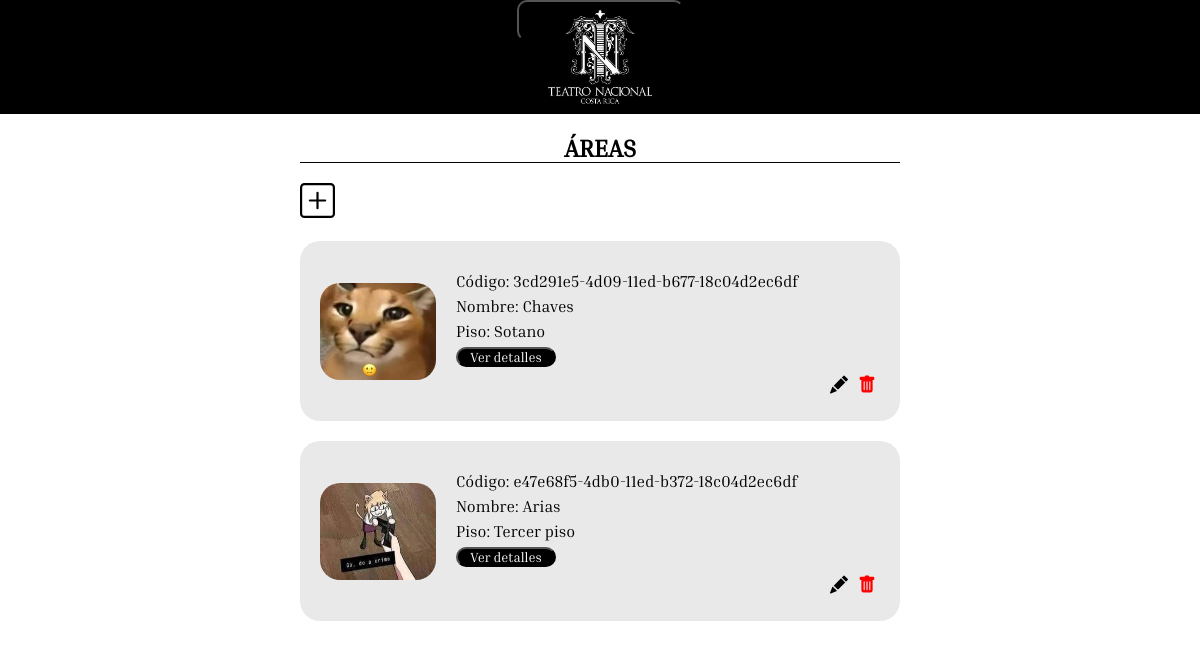
The app's page /menuAdmin/listaAreas/ with its own data.
### modelo/models.py (models this page shows, shortened)
class Parte(models.Model):
    nombre = models.CharField(max_length=100)
    codigo = models.CharField(max_length=100, default=uuid.uuid1, editable=False, unique=True, )
    ubicacion = models.CharField(max_length=100)
    descripcion = models.TextField()
    imagen1 = models.ImageField(null=True, blank=True, upload_to='images/')
    imagen2 = models.ImageField(null=True, blank=True, upload_to='images/')
    imagen3 = models.ImageField(null=True, blank=True, upload_to='images/')
    class Meta:
        abstract = True

class Area(Parte):
    dimensiones = models.CharField(max_length=100)
    listaElementos = models.ManyToManyField(Elemento, blank=True, null=True)

### modelo/views.py (the view)
# urls.py: path('menuAdmin/listaAreas/', views.listAreas, name='listAreas'),
def listAreas(request):
    areas = Area.objects.all()
    return render(request, 'listaAreas.html', { 'areas' : areas })

### modelo/templates/listaAreas.html (shortened to what this page needs)
{% extends 'baseAdmin.html' %}
{% block content %}
{% load static %}
<div class="tituloLista">
    <h2>ÁREAS</h2>
</div>
<form action="agregarArea/">
    <div id="agregarbotonContainer">
        <button id="agregarBoton">
        </button>
    </div>
</form>
<div id="listaGeneralContainer">
    {% for area in areas %}
    <div class="cardEstandar" action="elementoInfoAdmin">
        <div class="cardImg">
            <image class="imageList" src={{area.imagen1.url}} alt="imagen des teatro nacional">
        </div>
        <div class="cardInfo">
            <div class="filaCard"><span>Código: {{area.codigo}}</span></div>
            <div class="filaCard"><span>Nombre: {{area.nombre}}</span></div>
            <div class="filaCard"><span>Piso: {{area.ubicacion}}</span></div>
            <div class="filaCard">
                <form action="areasInfoAdmin/{{area.id}}" method="post">
                    <button class="botonEstandar btnListasCard">Ver detalles</button>
                </form>
            </div>
            <div class="filaCard fila_rowR">
                <form action="deleteArea/{{area.id}}" method="post">
                    <button class="botonCard botonesColor">
                    </button>
                </form>
                <form action="updateArea/{{area.id}}">
                    <button class="botonCard">
                    </button>
                </form>
            </div>
        </div>
    </div>
    {% endfor %}
</div>
</div>
{% endblock content %}

### modelo/static/styles/admins.css (style rules this page uses)
* { margin: 0px; padding: 0px; font-family:'Inria Serif'; }
html { width:100vw; height:100vh; }
body { background-color: rgb(255, 255, 255); position : absolute; width : 100%; height : 100%; overflow-x: hidden; overflow-y: auto; }
.botonEstandar { background-color: black; color: white; border-radius: 10px; cursor: pointer; }
.tituloLista { width: 600px; display: flex; flex-direction: column; align-items: center; margin-top: 20px; margin-bottom: 20px; border-bottom: 1px solid black; }
#agregarbotonContainer { width: 600px; display: flex; flex-direction: row; align-items: flex-start; }
#agregarBoton { background: none; border:none; }
#listaGeneralContainer { height: auto; }
.cardEstandar { width: 600px; height: 180px; margin-top: 20px; background-color: #EAE9E9; border-radius: 20px; display: flex; flex-direction: row; align-items: center; }
.cardImg { width: 156px; height: 183; display: flex; border-right: 1px; }
.imageList { width: 116px; height: 97px; margin: auto; border-radius: 20px; }
.filaCard { width: 430px; margin-top: 5px; }
.fila_rowR { display: flex; flex-direction: row-reverse; }
.botonCard { background: none; display: flex; flex-direction: row-reverse; margin-right: 10px; border:none; cursor: pointer; }
.btnListasCard { width: 100px; }
.botonesColor { color: red; }

### records on screen
Area: imagen1 (picture), codigo "3cd291e5-4d09-11ed-b677-18c04d2ec6df", nombre "Chaves", ubicacion "Sotano"
Area: imagen1 (picture), codigo "e47e68f5-4db0-11ed-b372-18c04d2ec6df", nombre "Arias", ubicacion "Tercer piso"
